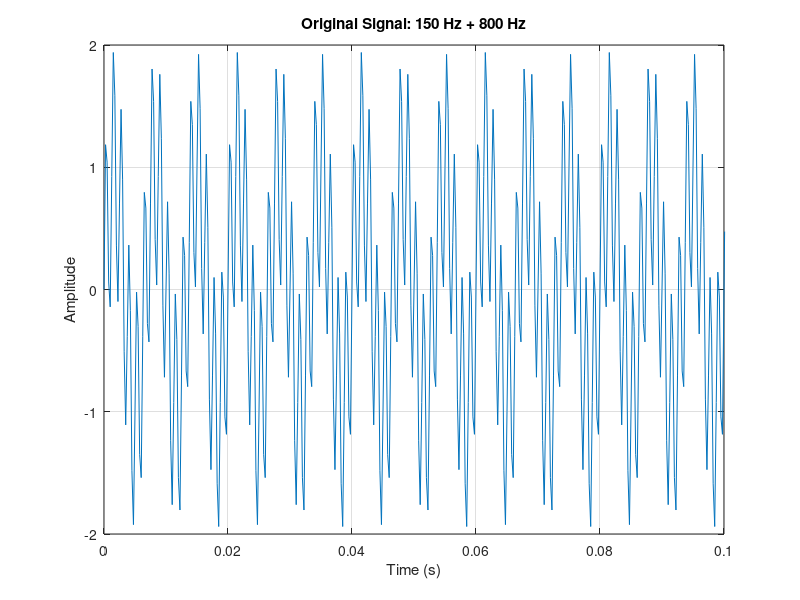
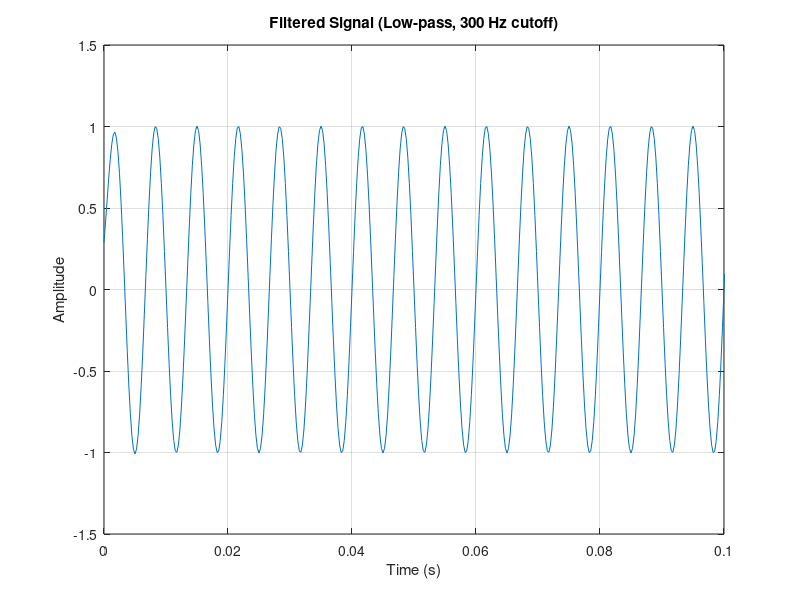
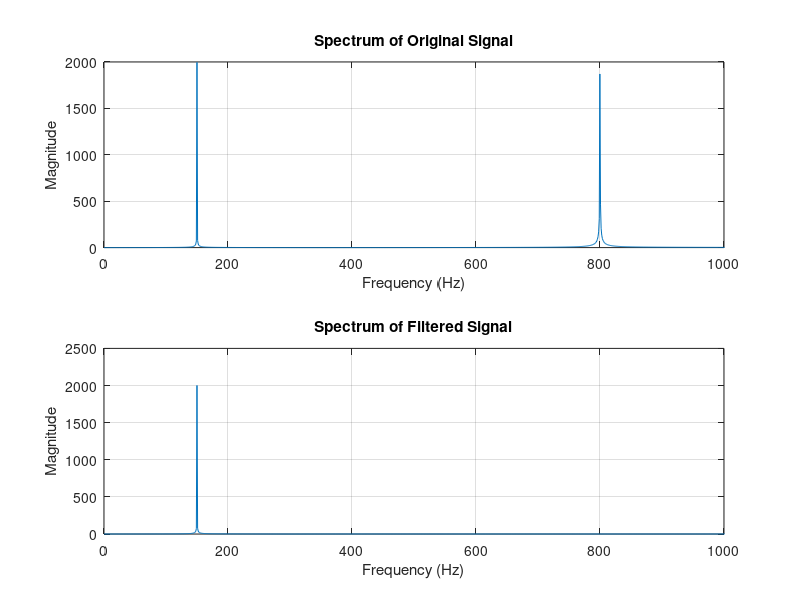

The MATLAB script that drew these images, in order:
% Parameters
Fs = 4000;                 % Sampling frequency
t = 0:1/Fs:1;            % Time vector (0.1 seconds duration)

% Create input signal: sum of 150 Hz and 800 Hz sinusoids
x = sin(2*pi*150*t) + sin(2*pi*800*t);

% Plot original signal
figure;
plot(t, x);
xlabel('Time (s)');
ylabel('Amplitude');
title('Original Signal: 150 Hz + 800 Hz');
xlim([0,0.1]);
grid on;


%% Design Low-pass Sinc Filter (Same as before)
N = 61;
fc = 300;
n = -(N-1)/2:(N-1)/2;
fcn = fc / (Fs/2);
h = fcn * sinc(fcn * n);
w = hamming(N)';
h = h .* w;

% Filter the signal
y = conv(x, h, 'same');  % Use 'same' to keep output length same as input

% Plot filtered signal
figure;
plot(t, y);
xlabel('Time (s)');
ylabel('Amplitude');
title('Filtered Signal (Low-pass, 300 Hz cutoff)');
xlim([0, 0.1]);
grid on;

%% Compare in Frequency Domain
% FFT of original signal
X = abs(fft(x));
% FFT of filtered signal
Y = abs(fft(y));
% Frequency axis
f = (0:length(X)-1)*(Fs/length(X));

% Plot frequency spectra
figure;
subplot(2,1,1);
plot(f, X);
title('Spectrum of Original Signal');
xlabel('Frequency (Hz)');
ylabel('Magnitude');
xlim([0 1000]);
grid on;

subplot(2,1,2);
plot(f, Y);
title('Spectrum of Filtered Signal');
xlabel('Frequency (Hz)');
ylabel('Magnitude');
xlim([0 1000]);
grid on;

sound(x);
pause(1);
sound(y);